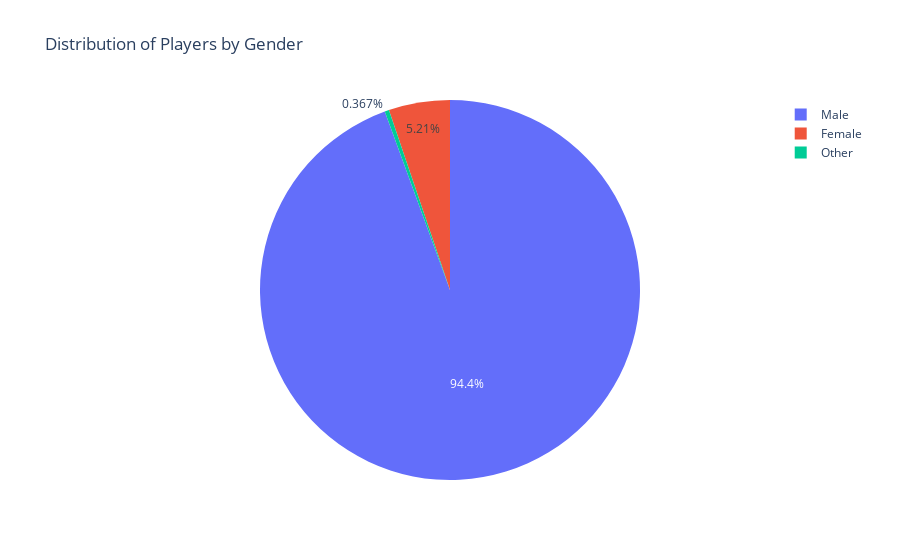

This figure's notebook cell:
### Code cell
# calculae count
platform_counts = df['Gender'].value_counts()

# Create a DataFrame from the value counts
platform_counts_df = pd.DataFrame({'Gender': platform_counts.index, 'Count': platform_counts.values})

# make piechart

# Create a pie chart
fig = px.pie(platform_counts_df, values='Count', names='Gender', title='Distribution of Players by Gender')


# Show the pie chart
fig.show()

### Figure 1 — Plotly figure (JSON) as saved in the notebook; plotly's stock layout.template omitted (floating-point values rounded to 4 significant figures)
{"data": [{"domain": {"x": [0, 1], "y": [0, 1]}, "hovertemplate": "Gender=%{label}<br>Count=%{value}<extra></extra>", "labels": ["Male", "Female", "Other"], "legendgroup": "", "name": "", "showlegend": true, "type": "pie", "values": [11833, 653, 46]}], "layout": {"legend": {"tracegroupgap": 0}, "title": {"text": "Distribution of Players by Gender"}}}
